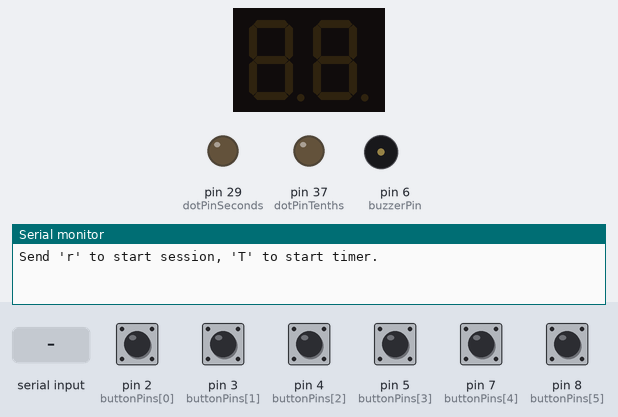
Bench run of a sketch on a simulated Arduino Mega 2560, built with avr-gcc and run on an emulated ATmega2560. Parts: 2-digit seven-segment display, output pins drawn as LEDs (lit = HIGH), buzzer (waves = sounding, pin HIGH), the last lines printed to the serial monitor. Wiring (inferred from the names in the program): 2-digit 7-segment display, segments lit when HIGH: segments pin 22, pin 23, pin 24, pin 25, pin 26, pin 27, pin 28, pin 30, pin 31, pin 32, pin 33, pin 34, pin 35, pin 36. Inputs (shaded band) come from the test bench; at power-on: pin 2 (buttonPins[0]), pin 3 (buttonPins[1]), pin 4 (buttonPins[2]), pin 5 (buttonPins[3]), pin 7 (buttonPins[4]), pin 8 (buttonPins[5]) HIGH. The segment pins are drawn as the display they are named for; pins used as bus, display or sensor lines are not drawn.

Above: at 1.2 s.
1.3 s: "r" received over Serial
2.8 s: pin 2 (buttonPins[0]) pulled LOW for 0.15 s
At 3.5 s:
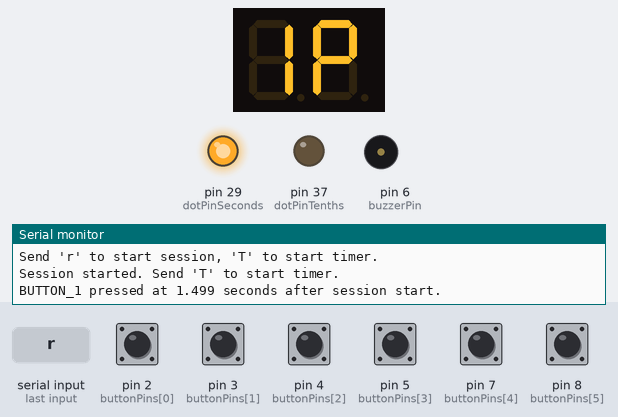
4.5 s: "T" received over Serial
At 4.55 s:
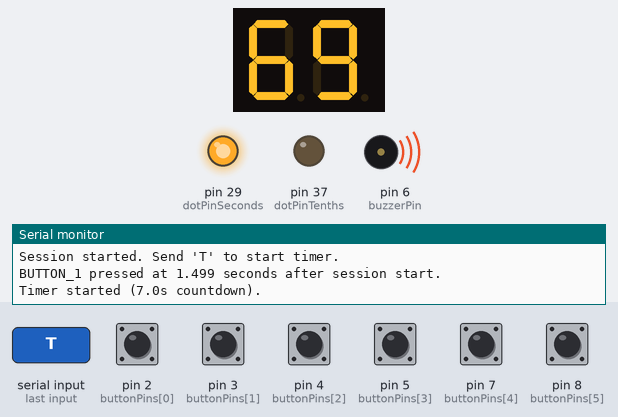
7.5 s: pin 3 (buttonPins[1]) pulled LOW for 0.15 s
At 8.3 s:
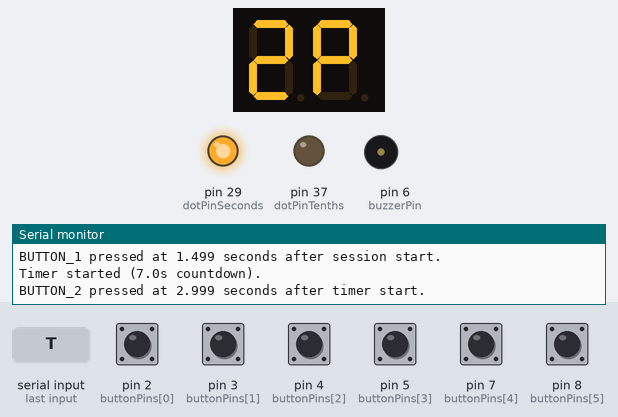
9.2 s: "t" received over Serial
At 9.45 s:
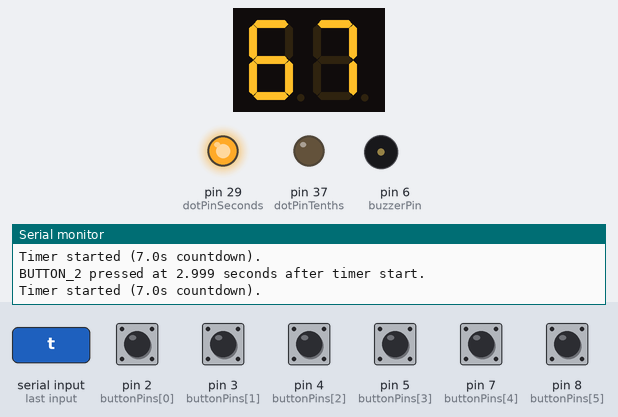
12.2 s: pin 4 (buttonPins[2]) pulled LOW for 0.15 s
At 13.1 s:
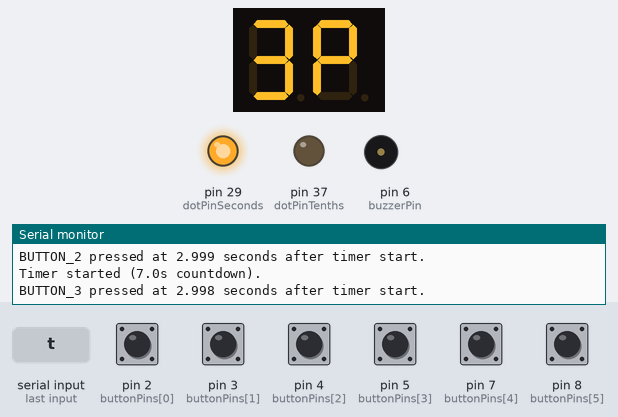
Timing chart, 0 to 14.8 s (numbered marks = the images above; inputs shaded):
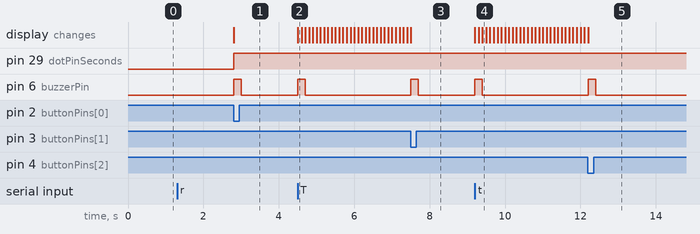

The sketch:

solo_mode.ino
```cpp
const int buttonPins[6] = {2, 3, 4, 5, 7, 8};
const char* messages[6] = {"BUTTON_1", "BUTTON_2", "BUTTON_3", "BUTTON_4", "BUTTON_5", "BUTTON_6"};

const int buzzerPin = 6;

// 7-segment segment pins
int segmentPinsSeconds[7] = {22, 23, 24, 25, 26, 27, 28};
int segmentPinsTenths[7]  = {30, 31, 32, 33, 34, 35, 36};

int dotPinSeconds = 29;
int dotPinTenths  = 37;

const byte digits[10] = {
  B00111111, B00000110, B01011011, B01001111, B01100110,
  B01101101, B01111101, B00000111, B01111111, B01101111
};

const byte letterP = B01110011;

bool sessionActive = false;
bool timerRunning = false;
bool timerEnded = false;
bool buttonPressed = false;
bool continuelog = false;
int buttonIndexPressed = -1;

bool buttonUsed[6] = {false, false, false, false, false, false};

unsigned long sessionStart = 0;
unsigned long timerStart = 0;

// Buzzer control variables
enum BeepType { NONE, ONCE, LONG };
BeepType beepType = NONE;
int beepStep = 0;
unsigned long beepStartTime = 0;

void setup() {
  Serial.begin(9600);
  for (int i = 0; i < 6; i++) pinMode(buttonPins[i], INPUT_PULLUP);
  pinMode(buzzerPin, OUTPUT);
  for (int i = 0; i < 7; i++) {
    pinMode(segmentPinsSeconds[i], OUTPUT);
    pinMode(segmentPinsTenths[i], OUTPUT);
  }
  pinMode(dotPinSeconds, OUTPUT);
  pinMode(dotPinTenths, OUTPUT);
  clearDisplays();
  Serial.println("Send 'r' to start session, 'T' to start timer.");
}

void displayDigit(int digit, int* segmentPins, bool dot = false) {
  if (digit < 0 || digit > 9) return;
  byte pattern = digits[digit];
  for (int i = 0; i < 7; i++)
    digitalWrite(segmentPins[i], pattern & (1 << i) ? HIGH : LOW);
  digitalWrite(segmentPins == segmentPinsSeconds ? dotPinSeconds : dotPinTenths, dot ? HIGH : LOW);
}

void loop() {
  updateBuzzer();

  // Serial command handler
  if (Serial.available()) {
    char c = Serial.read();
    if (c == 'r' || c == 'R') {
      startSession();
    } else if ((c == 'T' || c == 't') && sessionActive && !timerRunning) {
      startTimer();
    } else if ((c == 'C' || c == 'c') && sessionActive && buttonPressed) {
      buttonPressed = false;
      continuelog = false;
      timerEnded = false;
      clearDisplays();
      Serial.println("Continue");
    }
  }

  // Button monitoring
  if (sessionActive) {
    for (int i = 0; i < 6; i++) {
      if (digitalRead(buttonPins[i]) == LOW && !buttonUsed[i]) {
        if (buttonPressed || timerEnded) {
          continue;
        }
        buttonUsed[i] = true;
        unsigned long currentMillis = millis();

        float elapsed = (currentMillis - timerStart) / 1000.0;
        Serial.print(messages[i]);
        Serial.print(" pressed at ");
        Serial.print(elapsed, 3);
        Serial.print(" seconds ");
        if (timerRunning) {
          Serial.println("after timer start.");
        } else {
          Serial.println("after session start.");
        }

        buttonIndexPressed = i;
        buttonPressed = true;
        timerRunning = false;
        timerEnded = true;
        if (!continuelog){
          beepOnce();
          displayDigit(buttonIndexPressed + 1, segmentPinsSeconds, true);
          displayLetterP(segmentPinsTenths);
        }
        continuelog = true;
      }
    }
  }

  // Timer countdown
  if (timerRunning) {
    unsigned long elapsed = millis() - timerStart;
    float remaining = 7.0 - (elapsed / 1000.0);
    if (remaining < 0) remaining = 0;
    displayDigit((int)remaining, segmentPinsSeconds, true);
    displayDigit(((int)(remaining * 10)) % 10, segmentPinsTenths, false);
    if (elapsed >= 7000){
      endSession(false);
      continuelog = true;
    }
  }
}

// Buzzer logic
void beepOnce() {
  beepType = ONCE;
  beepStep = 0;
  beepStartTime = millis();
}
void beepLong() {
  beepType = LONG;
  beepStep = 0;
  beepStartTime = millis();
}
void updateBuzzer() {
  unsigned long now = millis();
  switch (beepType) {
    case ONCE:
      if (beepStep == 0) {
        digitalWrite(buzzerPin, HIGH);
        beepStep = 1;
        beepStartTime = now;
      } else if (beepStep == 1 && now - beepStartTime >= 200) {
        digitalWrite(buzzerPin, LOW);
        beepType = NONE;
      }
      break;
    case LONG:
      if (beepStep == 0) {
        digitalWrite(buzzerPin, HIGH);
        beepStep = 1;
        beepStartTime = now;
      } else if (beepStep == 1 && now - beepStartTime >= 800) {
        digitalWrite(buzzerPin, LOW);
        beepType = NONE;
      }
      break;
    case NONE:
      break;
  }
}

// Start session
void startSession() {
  sessionActive = true;
  timerRunning = false;
  timerEnded = false;
  buttonPressed = false;
  buttonIndexPressed = -1;
  continuelog = false;
  sessionStart = millis();
  timerStart = millis();
  for (int i = 0; i < 6; i++) buttonUsed[i] = false;
  clearDisplays();
  Serial.println("Session started. Send 'T' to start timer.");
}

// Start timer
void startTimer() {
  timerStart = millis();
  timerRunning = true;
  timerEnded = false;
  buttonPressed = false;
  continuelog = false;
  Serial.println("Timer started (7.0s countdown).");
  beepOnce();
}

// End session
void endSession(bool byButton) {
  timerRunning = false;
  timerEnded = true;
  if (byButton) {
    beepOnce();
  } else {
    beepLong();
    Serial.println("Timer ended.");
  }
}

void displayLetterP(int* segmentPins) {
  for (int i = 0; i < 7; i++) {
    digitalWrite(segmentPins[i], (letterP & (1 << i)) ? HIGH : LOW);
  }
}
void clearDisplays() {
  for (int i = 0; i < 7; i++) {
    digitalWrite(segmentPinsSeconds[i], LOW);
    digitalWrite(segmentPinsTenths[i], LOW);
  }
  clearDots();
}
void clearDots() {
  digitalWrite(dotPinSeconds, LOW);
  digitalWrite(dotPinTenths, LOW);
}
```

Measured:
- after the input at 2.8 s, pin 29 (dotPinSeconds): LOW → HIGH at once; pin 6 (buzzerPin): LOW → HIGH at once, → LOW 0.20 s later; the display: changes at once (image 1)
- after the input at 4.5 s, pin 6 (buzzerPin): LOW → HIGH at once, → LOW 0.20 s later; the display: first changes at once (image 2 shows a later state)
- after the input at 7.5 s, pin 6 (buzzerPin): LOW → HIGH at once, → LOW 0.20 s later; the display: changes at once (image 3)
- after the input at 9.2 s, pin 6 (buzzerPin): LOW → HIGH at once, → LOW 0.20 s later; the display: first changes at once (image 4 shows a later state)
- after the input at 12.2 s, pin 6 (buzzerPin): LOW → HIGH at once, → LOW 0.20 s later; the display: changes at once (image 5)
